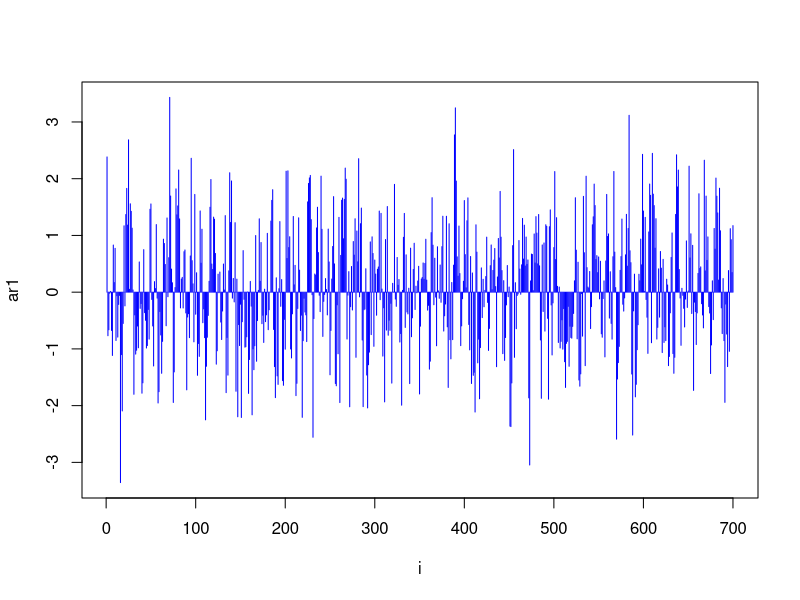
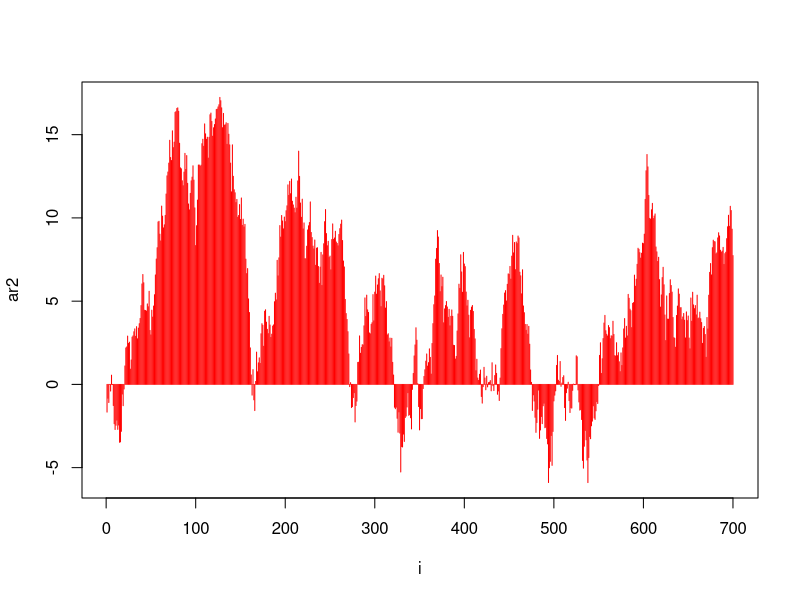
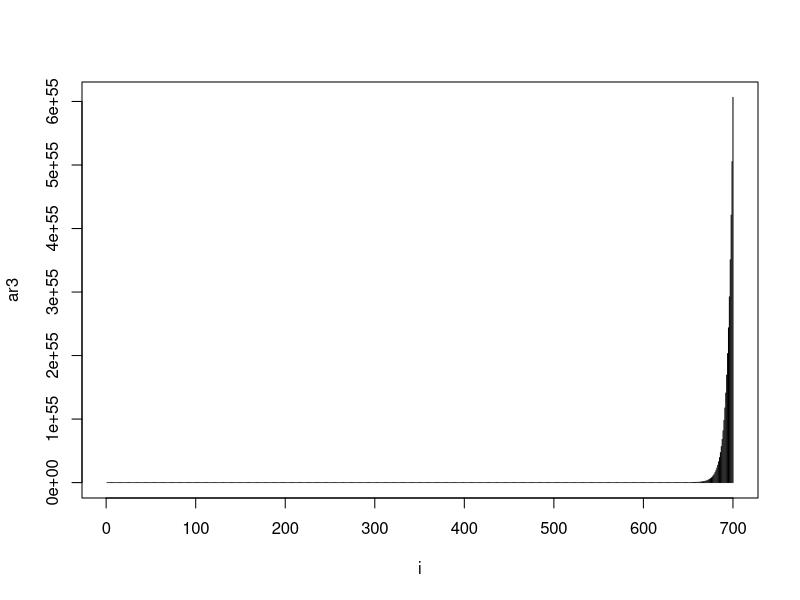
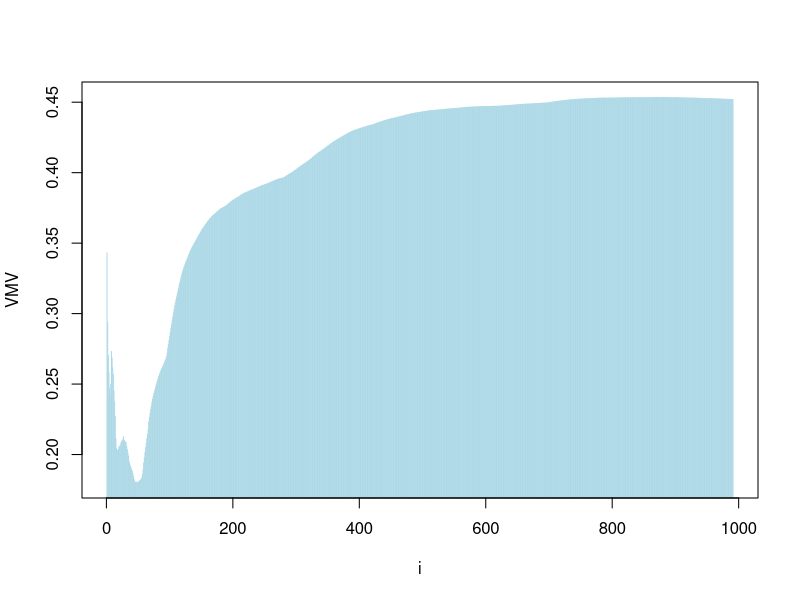
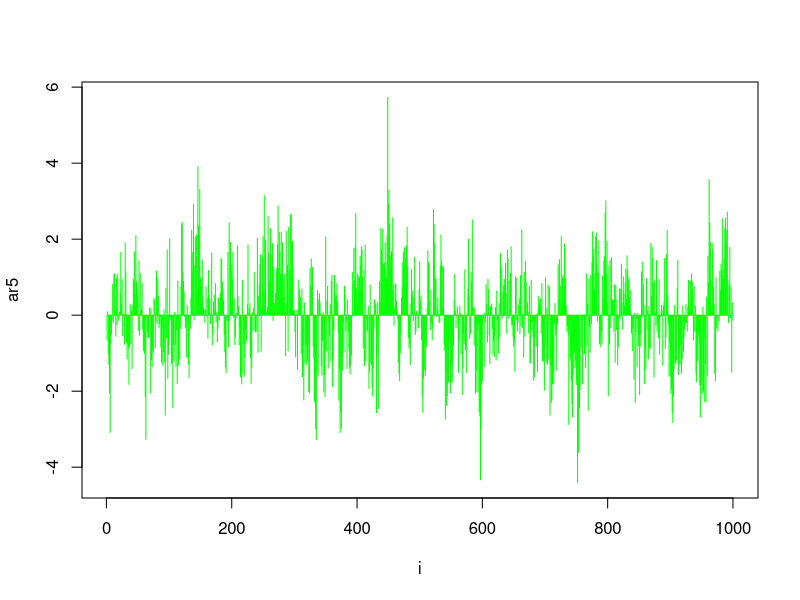

Write R code to recreate these figures, in order.
#Variable&FunctionDeclataration----
n=700;
o1= 0.3; o2=1; o3=1.2
n1 = 1000; o4 = 0.4 #for 4 task
AR = function(n,o){
  x = numeric(n) 
  x[1] = rnorm(1,0,1)   
  for (i in 2:n) 
    {
    e = rnorm(1,0,1) 
    x[i] = o * x[i - 1] + e 
    }
 x
}
RootFind = function(ar){
  Upsum=0
  Downsum=0
  for (i in 2:n) 
  {
  Upsum = Upsum + (ar[i-1] * ar[i]); 
  Downsum = Downsum + (ar[i-1])^2    
  }
  root = Upsum/Downsum #Производная, приравненная к 0
}
SquareSum = function(ar, o) {
  totalSum = 0 
  for (i in 2:n)
  {
    totalSum = totalSum + (ar[i] - o * ar[i-1])^2
  }
  totalSum
}
PartialMNK = function(ar, n1) {
  needpar = n1 - 9
  vecofMNK = numeric(needpar)
  Upsum = 0
  Downsum = 0
  j = 1
  for (k in 10:n1) {
    for (i in 2:k) {
      Upsum = Upsum + (ar[i - 1] * ar[i]) 
      Downsum = Downsum + (ar[i - 1])^2   
    }
    root = Upsum / Downsum 
    vecofMNK[j] = root
    j = j + 1
  }
  return(vecofMNK)
}
Ar2Generation = function(n, o1, o4) {
  ar = numeric(n)
  ar[1:2] = rnorm(2,0,1)
  for (i in 3:n) {
    ar[i] = o1 * ar[i-1] + o4 * ar[i-2] + rnorm(1,0,1)
  }
  return(ar)
}
checkStac = function(o1, o4) {
  D = o1^2 - 4 * o4
  if (D < 0) {
    Lvalid = o1/2
    Limaginary = sqrt(abs(D))/2
    mod = sqrt(Lvalid^2 + Limaginary^2)
    Stac = mod < 1
  } else {
    L1 = (-o1 + sqrt(D))/2  
    L2 = (-o1 - sqrt(D))/2  
    Stac = abs(L1) < 1 && abs(L2) < 1
  }
  return(Stac)
}
#GetStart----
ar1 = AR(n,o1)
ar2 = AR(n,o2)
ar3 = AR(n,o3)

#visualisation----
plot(ar1, type = 'h', col="blue", xlab= "i")
plot(ar2, type = 'h',col="red",xlab= "i")
plot(ar3, type = 'h',xlab= "i")
#LSM----
o1root = RootFind(ar1)
#MaximumLikelihood
total = optimize(SquareSum, interval = c(-10, 10), ar = ar1)
o1opt = total$minimum

if (round(o1root,5)  == round(o1opt,5)) 
{
  print("its right")
}

#ModWithNewPar----
ar4 = AR(n1,o4)
VMV = PartialMNK(ar4,n1)
plot (VMV, type = 'h', col= "lightblue",xlab= "i")


#AR(2)----
ar5 = Ar2Generation(n1,o1,o4)
if (checkStac(o1, o4)) {
 print ("There is stationary")
} else {
print ("There isn't stationary)")
}
plot (ar5, type = 'h', col= "green",xlab= "i")
